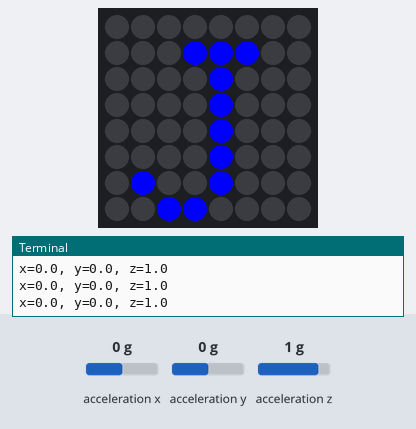
A program run on a simulated Raspberry Pi (BCM pin numbers) with a Sense HAT. Shown: the Sense HAT's 8×8 RGB LED matrix, the last lines printed to the terminal. The inputs (shaded band) are chosen by the test bench; at power-on: acceleration x 0 g, acceleration y 0 g, acceleration z 1 g.

Above: at 1.2 s.
1.3 s: acceleration x set to -1.4 g
At 2.1 s:
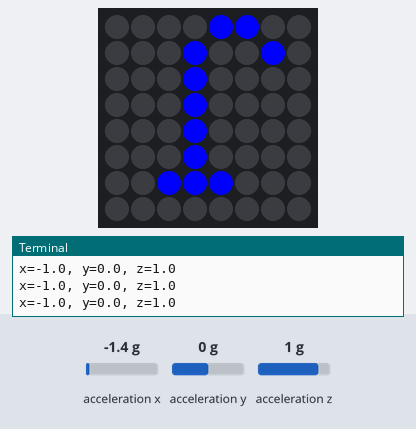
2.8 s: acceleration x set to 0 g
At 3.3 s:
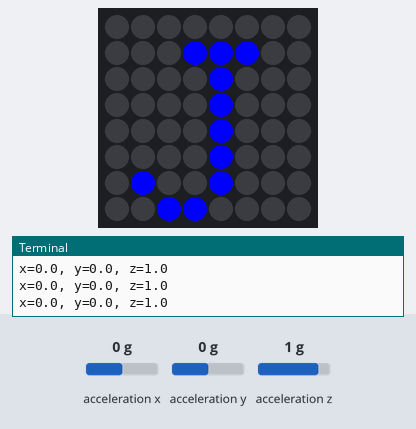
4.3 s: acceleration y set to -1.4 g
At 5.5 s:
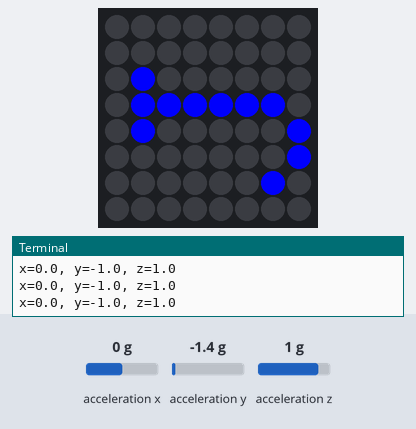
5.8 s: acceleration y set to 0 g
At 6.8 s:
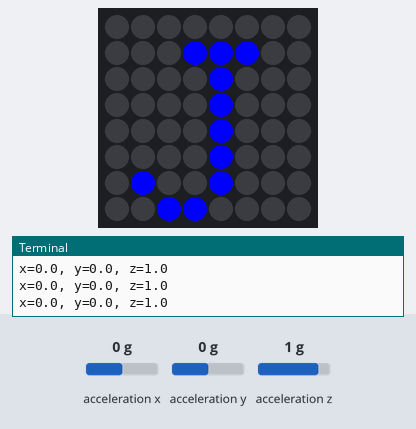
Timing chart, 0 to 8.3 s (numbered marks = the images above; inputs shaded):
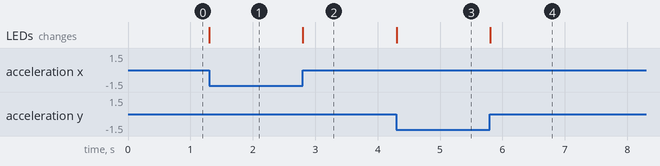

Measured:
- after the input at 1.3 s, the LEDs: change at once (image 1)
- after the input at 2.8 s, the LEDs: change at once (image 2)
- after the input at 4.3 s, the LEDs: change at once (image 3)
- after the input at 5.8 s, the LEDs: change at once (image 4)

The program:

main.py
```python
from sense_hat import SenseHat
from time import sleep

sense = SenseHat()

from sense_hat import SenseHat

sense = SenseHat()
blue = (0, 0, 255)

sense.show_letter('J', blue)

while True:
	#get_accelerometer_raw gives intensity of the axes in Gs while get_accelerometer gives the angle from the axes in degrees
	#get_accelerometer first calls set_imu_config to disable the magnometer and gyroscope if those are running
	#both get_acceleromter_raw and get_accelerometer are of type dictionary
	acceleration = sense.get_accelerometer_raw()
	x = acceleration['x']
	y = acceleration['y']
	z = acceleration['z']

	#rounding accelerometer values to the first digits as values are given as floats
	x=round(x, 0)
	y=round(y, 0)
	z=round(z, 0)

	print("x={0}, y={1}, z={2}".format(x, y, z))

	# Update the rotation of the display depending on which way up the Sense HAT is
	if x  == -1:
	  sense.set_rotation(180)
	elif y == 1:
	  sense.set_rotation(90)
	elif y == -1:
	  sense.set_rotation(270)
	else:
	  sense.set_rotation(0)
```
